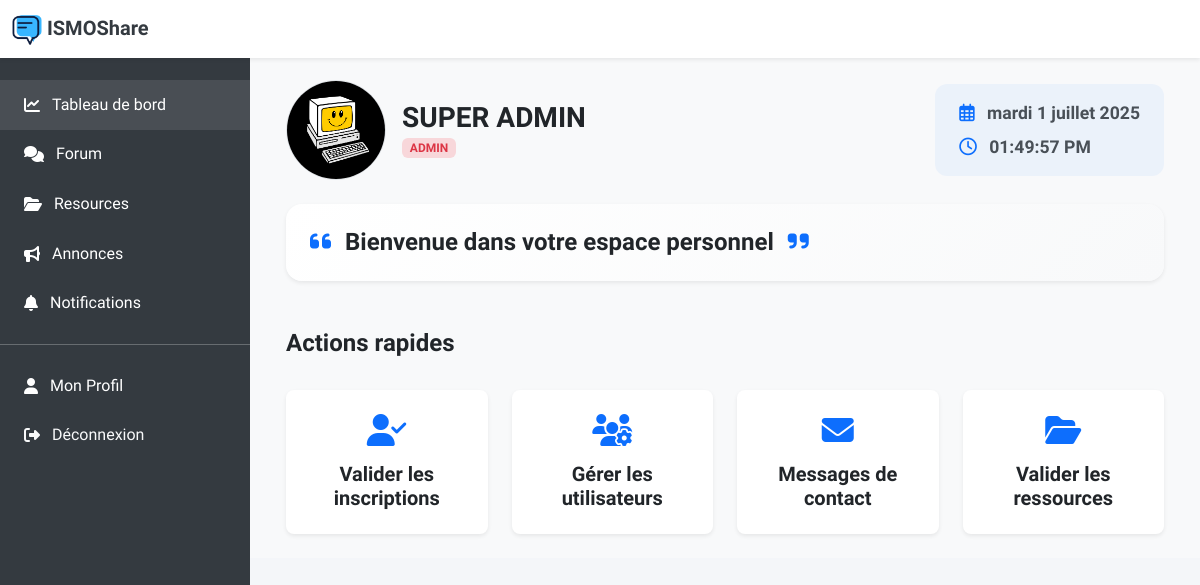
Screenshot of /pages/dashboard.php (signed in) with the database file from the repository.
### tables this page shows
CREATE TABLE `utilisateur` (
  `id_utilisateur` int(11) NOT NULL,
  `nom` varchar(50) NOT NULL,
  `prenom` varchar(50) NOT NULL,
  `email` varchar(100) NOT NULL,
  `mot_de_passe` varchar(100) NOT NULL,
  `photo_profil` varchar(255) DEFAULT NULL,
  `role` enum('stagiaire','formateur','admin') DEFAULT NULL,
  `id_filiere` int(11) DEFAULT NULL,
  `cef_matricule` varchar(255) DEFAULT NULL,
  `numero_whatsapp` varchar(20) DEFAULT NULL,
  `bio` text DEFAULT NULL,
  `statut` enum('en_attente','approuvé','rejeté','suspendu') DEFAULT 'en_attente',
  `annee_formation` enum('1ère année','2ème année') DEFAULT NULL
);

### pages/dashboard.php (the view, shortened to what this page needs)
<?php
include_once 'includes/config.php';
$user_id = $_SESSION['user_id'];
$stmt = $conn->prepare("SELECT u.*, f.nom as filiere_nom FROM utilisateur u LEFT JOIN filiere f ON u.id_filiere = f.id_filiere WHERE u.id_utilisateur = ?");
$stmt->bind_param("i", $user_id);
$stmt->execute();
$user = $stmt->get_result()->fetch_assoc();
?>
<!DOCTYPE html>
<html lang="en">
  <head>
    <link
      href="https://cdn.jsdelivr.net/npm/bootstrap@5.3.0/dist/css/bootstrap.min.css"
      rel="stylesheet"
    />
    <link
      rel="stylesheet"
      href="https://cdnjs.cloudflare.com/ajax/libs/font-awesome/6.4.2/css/all.min.css"
    />
  </head>
  <body>
    <nav class="navbar navbar-expand-lg navbar-light fixed-top">
      <div class="container-fluid">
        <a class="navbar-brand" href="./../index.php">
          <img src="./../assets/images/logo.png" width="30px" alt="" />
          ISMOShare
        </a>
      </div>
    </nav>
    <nav id="sidebar" class="sidebar">
      <ul class="nav flex-column">
        <br />
        <li class="nav-item">
          <a class="nav-link" id="active" href="./dashboard.php">
            <i class="fa-solid fa-chart-line"></i>
            Tableau de bord
          </a>
        </li>
        <li class="nav-item">
          <a class="nav-link" href="./forum.php">
            <i class="fas fa-comments"></i>
            Forum
          </a>
        </li>
        <li class="nav-item">
          <a class="nav-link" href="./ressources.php">
            <i class="fas fa-folder-open"></i>
            Resources
          </a>
        </li>
        <li class="nav-item">
          <a class="nav-link" href="./annonces.php">
            <i class="fa-solid fa-bullhorn"></i>
            Annonces
          </a>
        </li>
        <li class="nav-item">
          <a class="nav-link" href="./notifications.php">
            <i class="fas fa-bell"></i>
            Notifications
          </a>
        </li>
        <hr class="text-white" />
        <li class="nav-item">
          <a class="nav-link" href="./profile.php">
            <i class="fas fa-user"></i>
            Mon Profil
          </a>
        </li>
        <li class="nav-item">
          <a class="nav-link text-light" href="#" data-bs-toggle="modal" data-bs-target="#logoutModal">
            <i class="fas fa-sign-out-alt"></i> Déconnexion
          </a>
        </li>
      </ul>
    </nav>
    <main class="main-content bg-light py-4">
      <div class="container-fluid">
        <div class="d-flex justify-content-between align-items-center flex-wrap mb-4">
          <div class="d-flex align-items-center">
            <img src="<?= $user['photo_profil'] ? '../assets/uploads/profile/' . htmlspecialchars($user['photo_profil']) : '../assets/images/ISMO SHARE.png' ?>"
                 alt="Photo de l'utilisateur"
                 width="100"
                 height="100"
                 class="rounded-circle me-3 border" />
            <div>
              <h3 class="mb-0 fw-semibold" style="text-transform: uppercase;"><?= htmlspecialchars($user['prenom'] . ' ' . $user['nom']) ?></h3>
              <span class="badge bg-danger-subtle text-danger"><?= strtoupper($user['role']) ?></span>
            </div>
          </div>
          <div class="date-time-box mt-3 mt-md-0">
            <div class="current-date mb-2">
              <i class="far fa-calendar-alt text-primary me-2"></i>
              <span id="current-date" class="fw-semibold"></span>
            </div>
            <div class="current-time">
              <i class="far fa-clock text-primary me-2"></i>
              <span id="current-time" class="fw-semibold"></span>
            </div>
          </div>
        </div>
        <div class="welcome-statement mb-4">
          <div class="card border-0 shadow-sm">
            <div class="card-body p-4">
              <h4 class="fw-bold mb-0">
                <i class="fas fa-quote-left text-primary me-2"></i>
                Bienvenue dans votre espace personnel
                <i class="fas fa-quote-right text-primary ms-2"></i>
              </h4>
            </div>
          </div>
        </div>
        <?php if ($user['role'] !== 'stagiaire' && !empty($user['role'])): ?>
        <div class="row g-4">
          <h4 class="fw-bold text-dark mt-5">Actions rapides</h4>
          <?php if ($user['role'] === 'admin'): ?>
          <div class="col-md-3">
            <a href="./subpages/valider-inscriptions.php"
               class="card shadow-sm h-100 border-0 text-center py-4 px-3 d-flex flex-column align-items-center justify-content-center text-decoration-none bg-white rounded-3 action-card position-relative">
              <i class="fas fa-user-check fa-2x text-primary mb-3"></i>
              <h5 class="fw-semibold mb-0">Valider les inscriptions</h5>
            </a>
          </div>
          <?php endif; ?>
          <?php if ($user['role'] === 'admin'): ?>
          <div class="col-md-3">
            <a href="./subpages/liste-users.php"
               class="card shadow-sm h-100 border-0 text-center py-4 px-3 d-flex flex-column align-items-center justify-content-center text-decoration-none bg-white rounded-3 action-card position-relative">
              <i class="fas fa-users-cog fa-2x text-primary mb-3"></i>
              <h5 class="fw-semibold mb-0">Gérer les utilisateurs</h5>
            </a>
          </div>
          <div class="col-md-3">
            <a href="./subpages/contact-messages.php"
               class="card shadow-sm h-100 border-0 text-center py-4 px-3 d-flex flex-column align-items-center justify-content-center text-decoration-none bg-white rounded-3 action-card position-relative">
              <i class="fas fa-envelope fa-2x text-primary mb-3"></i>
              <h5 class="fw-semibold mb-0">Messages de contact</h5>
            </a>
          </div>
          <?php endif; ?>
          <div class="col-md-3">
            <a href="./subpages/valider-ressources.php"
               class="card shadow-sm h-100 border-0 text-center py-4 px-3 d-flex flex-column align-items-center justify-content-center text-decoration-none bg-white rounded-3 action-card position-relative">
              <i class="fas fa-folder-open fa-2x text-primary mb-3"></i>
              <h5 class="fw-semibold mb-0">Valider les ressources</h5>
            </a>
          </div>
        </div>
        <?php endif; ?>
      </div>
    </main>
  </body>
</html>

### pages/dashboard.php (style rules this page uses)
body { font-family: "Andika", sans-serif; background-color: #f4f6f9; min-height: 100vh; margin: 0; padding-top: 56px; }
.navbar { background-color: #ffffff !important; box-shadow: 0 0.125rem 0.25rem rgba(0, 0, 0, 0.075); z-index: 1030; }
.navbar-brand { font-weight: bold; color: #343a40; }
.sidebar { background-color: #343a40; color: #ffffff; width: 250px; height: 100%; position: fixed; top: 56px; left: 0; z-index: 1020; transition: transform 0.3s ease; }
.sidebar .nav-link { padding: 0.8rem 1.5rem; color: #ffffff; display: flex; align-items: center; text-decoration: none; }
#active { background-color: rgba(255, 255, 255, 0.1); }
.sidebar .nav-link i { margin-right: 0.75rem; }
.main-content { margin-left: 250px; padding: 1.5rem; transition: margin-left 0.3s ease; }
.current-date, .current-time { font-size: 1.1rem; }
.date-time-box { background-color: rgba(13, 110, 253, 0.05); padding: 1rem 1.5rem; border-radius: 0.75rem; text-align: left; }
.current-date, .current-time { font-size: 1.1rem; color: #495057; }
.welcome-statement .card { background: linear-gradient(135deg, #ffffff 0%, #f8f9fa 100%); border-radius: 1rem; transition: transform 0.3s ease, box-shadow 0.3s ease; }

### rows the page displays
utilisateur: photo_profil (picture), prenom+nom "SUPER ADMIN", role "ADMIN"
